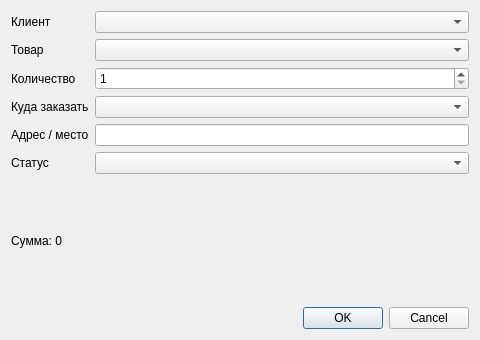
<?xml version="1.0" encoding="UTF-8"?>
<ui version="4.0">
 <class>AdminOrderDialog</class>
 <widget class="QDialog" name="AdminOrderDialog">
  <property name="geometry"><rect><x>0</x><y>0</y><width>480</width><height>340</height></rect></property>
  <property name="windowTitle"><string>Заказ</string></property>
  <layout class="QVBoxLayout" name="verticalLayout">
   <item><layout class="QFormLayout" name="formLayout">
    <item row="0" column="0"><widget class="QLabel" name="labelClient"><property name="text"><string>Клиент</string></property></widget></item>
    <item row="0" column="1"><widget class="QComboBox" name="comboBoxClient"/></item>
    <item row="1" column="0"><widget class="QLabel" name="labelProduct"><property name="text"><string>Товар</string></property></widget></item>
    <item row="1" column="1"><widget class="QComboBox" name="comboBoxProduct"/></item>
    <item row="2" column="0"><widget class="QLabel" name="labelQuantity"><property name="text"><string>Количество</string></property></widget></item>
    <item row="2" column="1"><widget class="QSpinBox" name="spinBoxQuantity"><property name="minimum"><number>1</number></property><property name="maximum"><number>100</number></property></widget></item>
    <item row="3" column="0"><widget class="QLabel" name="labelDestination"><property name="text"><string>Куда заказать</string></property></widget></item>
    <item row="3" column="1"><widget class="QComboBox" name="comboBoxDestination"/></item>
    <item row="4" column="0"><widget class="QLabel" name="labelPlace"><property name="text"><string>Адрес / место</string></property></widget></item>
    <item row="4" column="1"><widget class="QLineEdit" name="lineEditPlace"/></item>
    <item row="5" column="0"><widget class="QLabel" name="labelStatus"><property name="text"><string>Статус</string></property></widget></item>
    <item row="5" column="1"><widget class="QComboBox" name="comboBoxStatus"/></item>
   </layout></item>
   <item><widget class="QLabel" name="labelTotal"><property name="text"><string>Сумма: 0</string></property></widget></item>
   <item><widget class="QDialogButtonBox" name="buttonBox"><property name="orientation"><enum>Qt::Horizontal</enum></property><property name="standardButtons"><set>QDialogButtonBox::Cancel|QDialogButtonBox::Ok</set></property></widget></item>
  </layout>
 </widget>
 <resources/>
 <connections/>
</ui>
